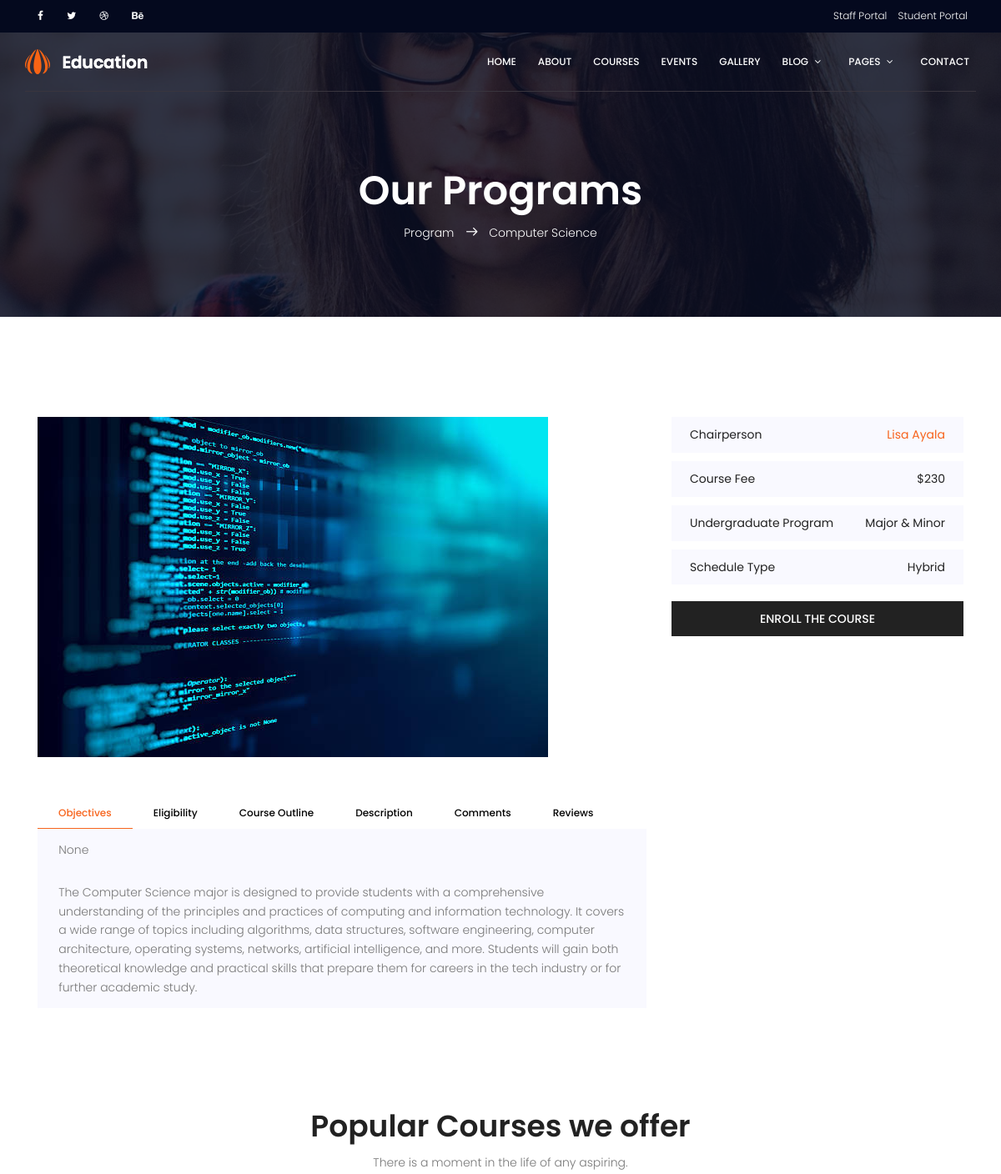
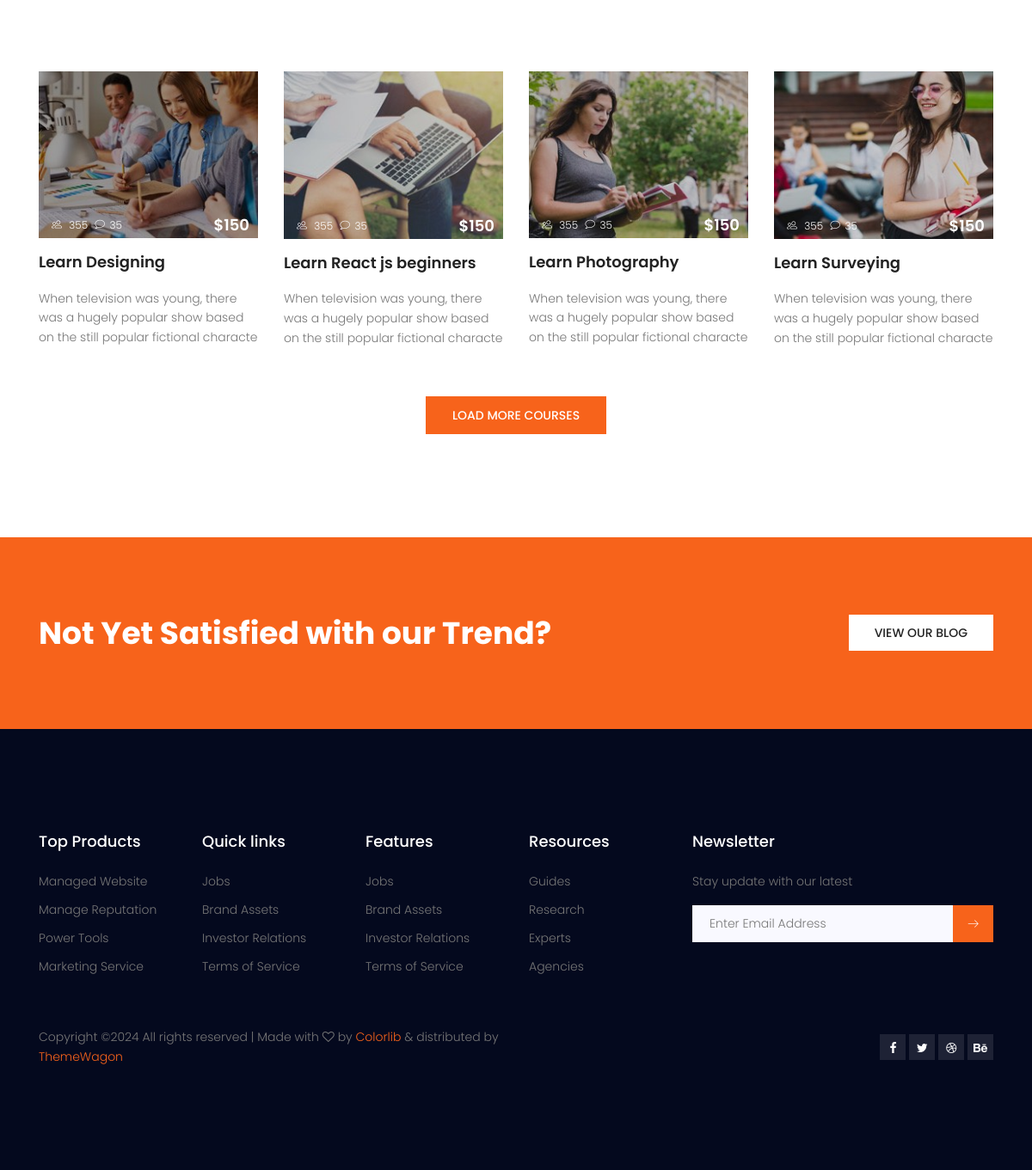
/department/11, run on the app's committed database (2 pictures, top to bottom).
### courses/models.py (models this page shows, shortened)
class Department(models.Model):
    name = models.CharField(max_length=100)
    code = models.CharField(max_length=10, unique=True)
    image = models.ImageField(upload_to='major_images/', blank=True, null=True)
    chairperson = models.ForeignKey('users.Professor', on_delete=models.SET_NULL, null=True, blank=True, related_name='department_chaired')
    description = models.TextField(blank=True, null=True)
    objectives = models.TextField(blank=True, null=True)
    eligibility = models.TextField(blank=True, null=True)

### users/models.py (models this page shows)
class Person(models.Model):
    user = models.OneToOneField(User, on_delete=models.CASCADE, null=True,blank=True)
    profile_pic = models.ImageField(upload_to='media/', null=True, blank=True, default="default/default_image.png")
    first_name = models.CharField(max_length=30, null=True,blank=True)
    last_name = models.CharField(max_length=30, null=True,blank=True)
    phone_number = models.CharField(max_length=20, null=True,blank=True)
    DOB = models.DateField(null=True,blank=True)
    race = models.CharField(max_length=50, null=True, blank=True)
    emergency_contact_name = models.CharField(max_length=50, null=True,blank=True)
    emergency_contact_number = models.CharField(max_length=20, null=True,)
    SEX_CHOICES = [
        ('M', 'Male'),
        ('F', 'Female'),
    ]
    sex = models.CharField(max_length=1, choices=SEX_CHOICES, blank=True, null=True)
    address = models.CharField(max_length=200, null=True,blank=True )
    city = models.CharField(max_length=100, null=True,blank=True)
    state = models.CharField(max_length=50, null=True,blank=True)
    zip_code = models.CharField(max_length=10, null=True,blank=True)
    country = models.CharField(max_length=100, null=True,blank=True)
    def __str__(self):
        return f"{self.first_name} {self.last_name}"

### index/views.py (the view)
# urls.py: path("department/<int:pk>", views.department_details, name="department_details"),  # Add this line
def department_details(request, pk):
    department = get_object_or_404(Department, pk=pk)
    reviews = department.reviews.all()
    total_rating = sum(review.rating for review in reviews)
    num_reviews = reviews.count()
    if num_reviews > 0:
        avg_rating = total_rating / num_reviews
    else:
        avg_rating = 0
    for review in reviews:
        review.star_range = range(review.rating)
        review.empty_star_range = range(5 - review.rating)
    context = {
        'department': department,
        'reviews': reviews,
        'avg_rating': avg_rating,
    }
    return render(request, 'department_details.html', context)

### index/templates/department_details.html (shortened to what this page needs)
{% extends "base.html" %}
{%block content%}
{%load static%}
	<section class="banner-area relative about-banner" id="home">
		<div class="overlay overlay-bg"></div>
		<div class="container">
			<div class="row d-flex align-items-center justify-content-center">
				<div class="about-content col-lg-12">
					<h1 class="text-white">
						Our Programs
					</h1>
					<p class="text-white link-nav"><a href="index.html">Program </a>  <span class="lnr lnr-arrow-right"></span>  <a href="courses.html"> {{department.name}}</a></p>
				</div>
			</div>
		</div>
	</section>
	<section class="course-details-area pt-120">
		<div class="container">
			<div class="row">
				<div class="col-lg-8 left-contents">
					<div class="main-image">
						{% if department.image%}
						<img class="img-fluid" src="{{department.image.url}}" alt="">
						{%else%}
						<img class="img-fluid" src="{% static 'default/default_image.png'%}" alt="">
						{%endif%}
					</div>
					<div class="jq-tab-wrapper" id="horizontalTab">
						<div class="jq-tab-menu">
							<div class="jq-tab-title active" data-tab="1">Objectives</div>
							<div class="jq-tab-title" data-tab="2">Eligibility</div>
							<div class="jq-tab-title" data-tab="3">Course Outline</div>
							<div class="jq-tab-title" data-tab="4">Description</div>
							<div class="jq-tab-title" data-tab="5">Comments</div>
							<div class="jq-tab-title" data-tab="6">Reviews</div>
						</div>
						<div class="jq-tab-content-wrapper">
							<div class="jq-tab-content active" data-tab="1">
								{{department.objectives}}
								<br>
							</div>
							<div class="jq-tab-content active" data-tab="4">
								{{department.description}}
								<br>
							</div>
						</div>
					</div>
				</div>
				<div class="col-lg-4 right-contents">
					<ul>
						<li>
							<a class="justify-content-between d-flex" href="#">
								<p>Chairperson</p>
								{%if department.chairperson%}
								<span class="or">{{department.chairperson}}</span>
								{%else%}
								<span class="or">Unknown</span>
								{%endif%}
							</a>
						</li>
						<li>
							<a class="justify-content-between d-flex" href="#">
								<p>Course Fee </p>
								<span>$230</span>
							</a>
						</li>
						<li>
							<a class="justify-content-between d-flex" href="#">
								<p>Undergraduate Program </p>
								<span>Major & Minor</span>
							</a>
						</li>
						<li>
							<a class="justify-content-between d-flex" href="#">
								<p>Schedule Type </p>
								<span>Hybrid</span>
							</a>
						</li>
					</ul>
					<a href="#" class="primary-btn text-uppercase">Enroll the course</a>
				</div>
			</div>
		</div>
	</section>
	<section class="popular-courses-area section-gap courses-page">
		<div class="container">
			<div class="row d-flex justify-content-center">
				<div class="menu-content pb-70 col-lg-8">
					<div class="title text-center">
						<h1 class="mb-10">Popular Courses we offer</h1>
						<p>There is a moment in the life of any aspiring.</p>
					</div>
				</div>
			</div>
			<div class="row">
				<div class="single-popular-carusel col-lg-3 col-md-6">
					<div class="thumb-wrap relative">
						<div class="thumb relative">
							<div class="overlay overlay-bg"></div>
							<img class="img-fluid" src="img/p1.jpg" alt="">
						</div>
						<div class="meta d-flex justify-content-between">
							<p><span class="lnr lnr-users"></span> 355 <span class="lnr lnr-bubble"></span>35</p>
							<h4>$150</h4>
						</div>
					</div>
					<div class="details">
						<a href="#">
							<h4>
								Learn Designing
							</h4>
						</a>
						<p>
							When television was young, there was a hugely popular show based on the still popular fictional characte
						</p>
					</div>
				</div>
				<div class="single-popular-carusel col-lg-3 col-md-6">
					<div class="thumb-wrap relative">
						<div class="thumb relative">
							<div class="overlay overlay-bg"></div>
							<img class="img-fluid" src="img/p2.jpg" alt="">
						</div>
						<div class="meta d-flex justify-content-between">
							<p><span class="lnr lnr-users"></span> 355 <span class="lnr lnr-bubble"></span>35</p>
							<h4>$150</h4>
						</div>
					</div>
					<div class="details">
						<a href="#">
							<h4>
								Learn React js beginners
							</h4>
						</a>
						<p>
							When television was young, there was a hugely popular show based on the still popular fictional characte
						</p>
					</div>
				</div>
				<div class="single-popular-carusel col-lg-3 col-md-6">
					<div class="thumb-wrap relative">
						<div class="thumb relative">
							<div class="overlay overlay-bg"></div>
							<img class="img-fluid" src="img/p3.jpg" alt="">
						</div>
						<div class="meta d-flex justify-content-between">
							<p><span class="lnr lnr-users"></span> 355 <span class="lnr lnr-bubble"></span>35</p>
							<h4>$150</h4>
						</div>
					</div>
					<div class="details">
						<a href="#">
							<h4>
								Learn Photography
							</h4>
						</a>
						<p>
							When television was young, there was a hugely popular show based on the still popular fictional characte
						</p>
					</div>
				</div>
				<div class="single-popular-carusel col-lg-3 col-md-6">
					<div class="thumb-wrap relative">
						<div class="thumb relative">
							<div class="overlay overlay-bg"></div>
							<img class="img-fluid" src="img/p4.jpg" alt="">
						</div>
						<div class="meta d-flex justify-content-between">
							<p><span class="lnr lnr-users"></span> 355 <span class="lnr lnr-bubble"></span>35</p>
							<h4>$150</h4>
						</div>
					</div>
					<div class="details">
						<a href="#">
							<h4>
								Learn Surveying
							</h4>
						</a>
						<p>
							When television was young, there was a hugely popular show based on the still popular fictional characte
						</p>
					</div>
				</div>
				<a href="#" class="primary-btn text-uppercase mx-auto">Load More Courses</a>
			</div>
		</div>
	</section>
	<section class="cta-two-area">
		<div class="container">
			<div class="row">
				<div class="col-lg-8 cta-left">
					<h1>Not Yet Satisfied with our Trend?</h1>
				</div>
				<div class="col-lg-4 cta-right">
					<a class="primary-btn wh" href="#">view our blog</a>
				</div>
			</div>
		</div>
	</section>
{% endblock %}

### data on the page
Department: name "Computer Science", image (picture), objectives "None", description "The Computer Science major is designed to provide students with a comprehensive understanding of the principles and practices of computing and information technology. It covers a wide range of topics including algorithms, data structures, software engineering, computer architecture, operating systems, networks, artificial intelligence, and more. Students will gain both theoretical knowledge and practical skills that prepare them for careers in the tech industry or for further academic study.", chairperson "Lisa Ayala"
